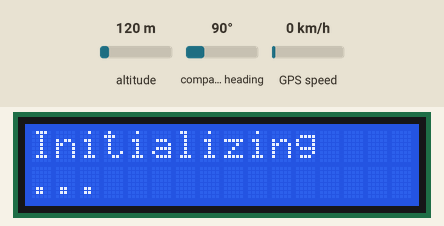
Bench run of a sketch on a simulated Arduino Uno, built with avr-gcc and run on an emulated ATmega328P. Shown: 16×2 character LCD. Inputs (shaded band) come from the test bench; at power-on: altitude 120 m, compass heading 90°, GPS speed 0 km/h. The GPS gets a fix after 3 s at 37.7749, -122.4194 with 8 satellites.

Above: at 0.1 s.
At 3.6 s:
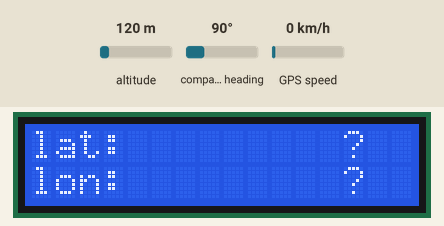

The sketch:

08_gps_neo_6m.ino
```cpp
#include <Wire.h>
#include <LiquidCrystal_I2C.h>
#include <TinyGPS.h>
#include <SoftwareSerial.h>

const int lcd_cols = 16;
const int lcd_rows = 2;

const int gpsRX = 3;
const int gpsTX = 4;

const int GPS_CHECK_LENGTH = 1000;

LiquidCrystal_I2C lcd(0x27, lcd_cols, lcd_rows);
void write_gps(float lat, float lon);
bool check_gps_update(int duration);

TinyGPS gps;
SoftwareSerial swSerial(gpsRX, gpsTX);

void setup() {
  lcd.begin(lcd_cols, lcd_rows);
  lcd.backlight();
  lcd.print("Initializing");
  lcd.setCursor(0, 1);
  lcd.print("...");

  swSerial.begin(9600);
}

void loop() {
  float lat, lon;
  unsigned long dataAge;
  if(check_gps_update(GPS_CHECK_LENGTH)) {
    gps.f_get_position(&lat, &lon, &dataAge);
    write_gps(lat, lon);
  }

  delay(200);
}

void write_gps(float lat, float lon) {
  char latStr[17];
  char lonStr[17];

  sprintf(latStr, "lat:%10.7f", lat);
  sprintf(lonStr, "lon:%10.7f", lon);

  lcd.setCursor(0, 0);
  lcd.print(latStr);
  lcd.setCursor(0, 1);
  lcd.print(lonStr);
}

/**
  * Checks if new data are available from GPS.
  * duration: how long will the check last in milliseconds.
  * returns true if new data are obtained during the check period.
  */
bool check_gps_update(int duration) {
  unsigned long start = millis();
  unsigned long now = start;
  bool newData = false;

  while(now < start + duration) {
    while (swSerial.available()) {

      char c = swSerial.read();
      if (gps.encode(c)) {
        newData = true;
      }
    }

    now = millis();
  }

  return newData;
}
```
